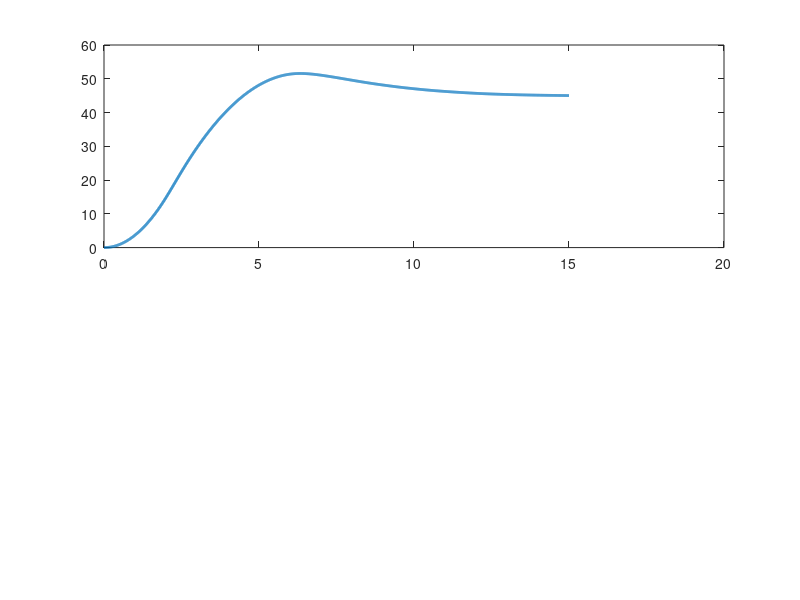

This figure's MATLAB source: (Note: this script raises an error after producing the figure.)
clear; clc; close all;


J  = 0.05;          
Tdist = 0.0015;  
sigma_w = deg2rad(0.2);
tau_max = 0.005;
Kp = 0.05;         
Kd = 0.10;          
Ki = 0.009;         

A = [0, 1; 0, 0];
B = [0; 1/J];
Q = diag([1, 0.1]);
R = 10000;
K_lqr = lqr(A, B, Q, R);


dt = 0.01;         
t  = 0:dt:15;       
N  = length(t);


theta_ref = deg2rad(45);  
int_error = 0;
theta     = zeros(1, N);  
omega     = zeros(1, N);   
tau       = zeros(1, N);   


for k = 1:N-1
    
    error = theta_ref - theta(k);
    int_error = int_error + error * dt;
    int_error = max(min(int_error, 0.3), -0.3);
    noise = sigma_w * randn;

    tau_cmd = - Kd*(omega(k) + noise) + Kp*error + Ki*int_error;

    if tau_cmd > tau_max
        tau(k) = tau_max;
    elseif tau_cmd < -tau_max
        tau(k) = -tau_max;
    else
        tau(k) = tau_cmd;
    end
    tau_output = tau(k) + Tdist;
    alpha = tau_output / J;
    
    omega(k+1) = omega(k) + alpha*dt;
    theta(k+1) = theta(k) + omega(k)*dt;

end
error = theta_ref - theta(k);
int_error = int_error + error * dt;
int_error = max(min(int_error, 0.3), -0.3);
noise = sigma_w * randn;
tau(N) = Kp*error - Kd*(omega(N) + noise) + Ki*int_error;




figure;
subplot(2,1,1);
plot(t, rad2deg(theta), 'LineWidth', 2); hold on;
yline(45, '--r', 'Target (45 deg)');
ylabel('Attitude Angle (deg)'); grid on;
title('1-Axis CubeSat Attitude: Saturated PID, Disturbance, Anti-Windup & Gyro Noise');

subplot(2,1,2);
plot(t, tau * 1000, 'LineWidth', 2);
ylabel('Wheel Torque (mN\cdotm)'); xlabel('Time (s)'); grid on;

exportgraphics(gcf, 'cubesat_results.png', 'Resolution', 300);
